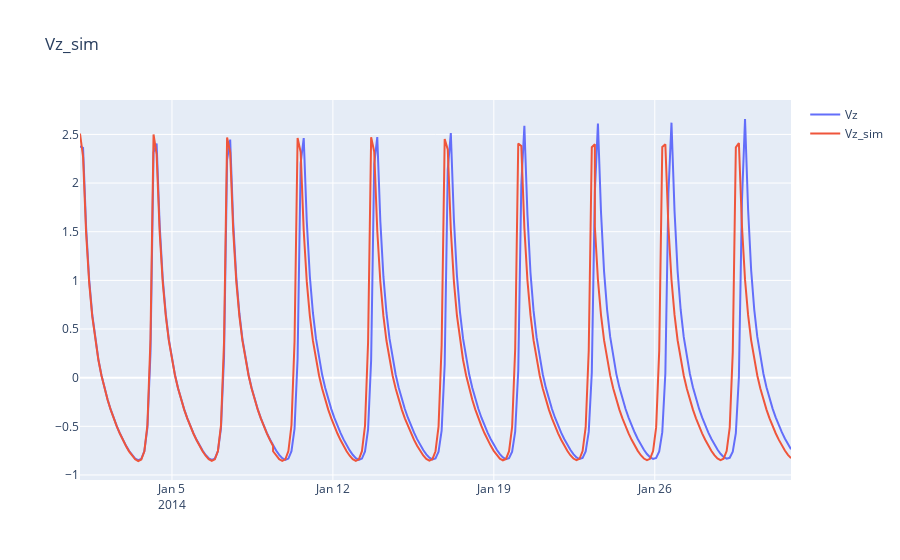

Notebook source saved alongside this figure:
### Markdown cell above
### 2.4.7 Скорость по оси Z

### Code cell
plotly_df(df_for_graph, ['Vz', 'Vz_sim'])

### Figure 1 — Plotly figure (JSON) as saved in the notebook; plotly's stock layout.template omitted (floating-point values rounded to 4 significant figures; data arrays with more than 128 entries replaced by an {"elided": "..."} marker saying what was removed)
{"data": [{"mode": "lines", "name": "Vz", "type": "scatter", "x": {"elided": "235 str values"}, "y": {"elided": "235 float values"}}, {"mode": "lines", "name": "Vz_sim", "type": "scatter", "x": {"elided": "235 str values"}, "y": {"elided": "235 float values"}}], "layout": {"title": {"text": "Vz_sim"}}}
